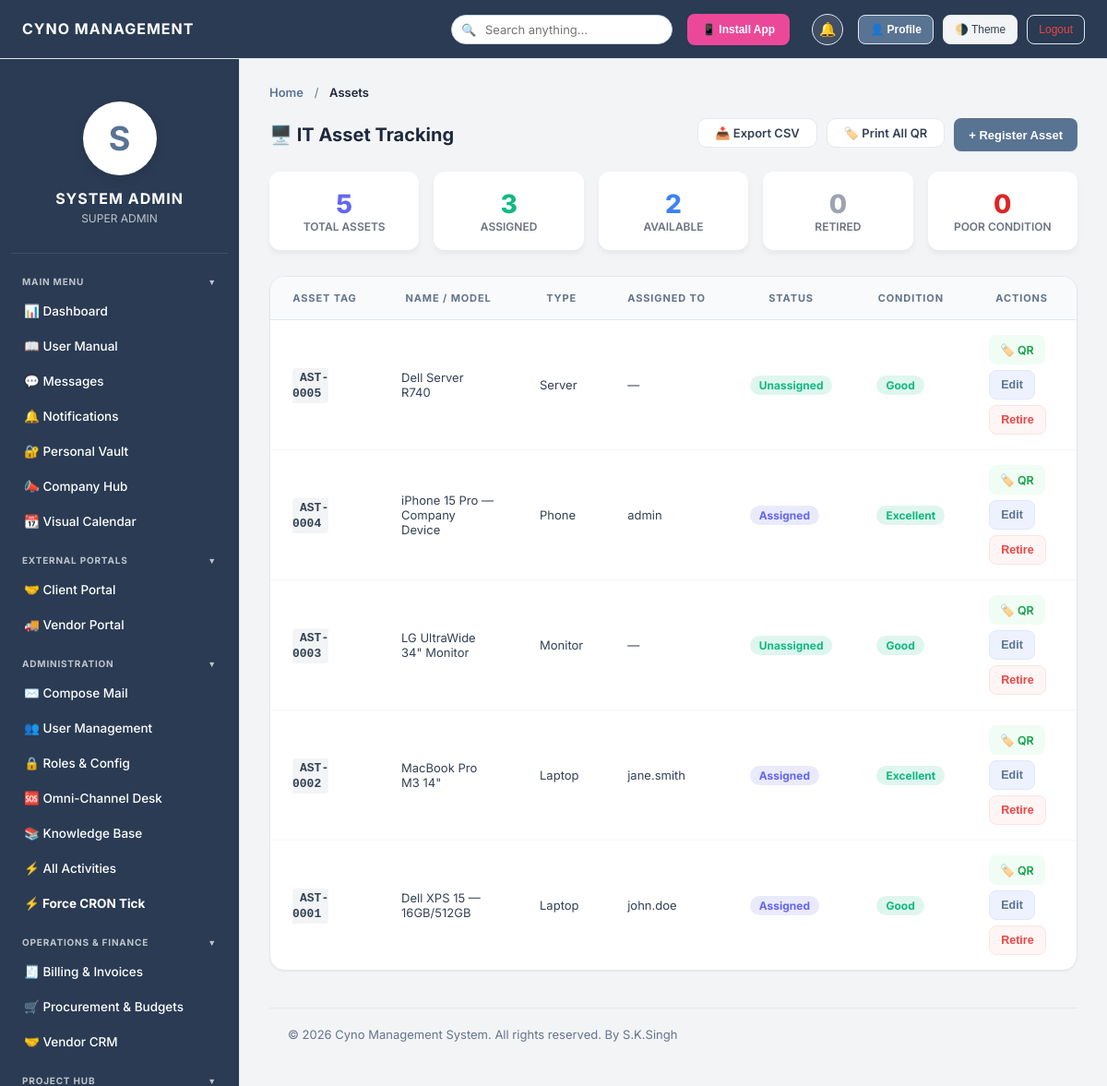
The app's page /assets.php (signed in) with its own data.
### tables this page shows
CREATE TABLE assets (
        id INTEGER PRIMARY KEY AUTOINCREMENT,
        asset_tag TEXT UNIQUE NOT NULL,
        name TEXT NOT NULL,
        type TEXT NOT NULL,
        assigned_to TEXT,
        status TEXT DEFAULT 'Unassigned',
        condition TEXT DEFAULT 'Good',
        registered_at DATETIME DEFAULT CURRENT_TIMESTAMP
    , branch_id TEXT DEFAULT 'Global HQ');

### includes/db.php (called while the page is built, shortened)
<?php
function hasPermission($pdo, $permission_key) {
    if (in_array($_SESSION['role'], ['Admin', 'Super Admin']) || $_SESSION['role'] === 'Super Admin') return true;
    return false;
}

### assets.php (the view, shortened to what this page needs)
<?php
require_once 'includes/db.php';
require_once 'includes/header.php';
require_once 'includes/sidebar.php';
$canCreateAssets = hasPermission($pdo, 'create_assets');
$canEditAssets   = hasPermission($pdo, 'edit_assets');
$canDeleteAssets   = hasPermission($pdo, 'delete_assets');
$isAdmin = (in_array($_SESSION['role'], ['Admin', 'Super Admin']) || $_SESSION['role'] === 'Manager');
if ($isAdmin) {
    $assets = $pdo->query("SELECT * FROM assets ORDER BY id DESC")->fetchAll(PDO::FETCH_ASSOC);
} else {
    $myBranch = $pdo->query("SELECT branch_id FROM users WHERE login_id = '{$_SESSION['login_id']}'")->fetchColumn() ?: 'Global HQ';
    $stmt = $pdo->prepare("SELECT * FROM assets WHERE branch_id = ? ORDER BY id DESC");
    $stmt->execute([$myBranch]);
    $assets = $stmt->fetchAll(PDO::FETCH_ASSOC);
}
$stats = $pdo->query("
    SELECT
        COUNT(*) AS total,
        SUM(CASE WHEN status='Assigned' THEN 1 ELSE 0 END) AS assigned,
        SUM(CASE WHEN status='Unassigned' THEN 1 ELSE 0 END) AS available,
        SUM(CASE WHEN status='Retired' THEN 1 ELSE 0 END) AS retired,
        SUM(CASE WHEN `condition`='Poor' OR `condition`='Damaged' THEN 1 ELSE 0 END) AS needs_attention
    FROM assets
")->fetch(PDO::FETCH_ASSOC);
?>
<div class="content-section active">
    <div class="section-header">
        <h2>🖥️ IT Asset Tracking</h2>
        <div style="display:flex;gap:10px;">
            <a href="controllers/export_csv.php?table=assets" class="view-button" style="text-decoration:none;padding:10px 18px;border-radius:10px;background:var(--bg-card);border:1px solid var(--border-card);font-size:13px;font-weight:600;color:var(--text-body);">📥 Export CSV</a>
            <a href="controllers/asset_qr.php?all=1" target="_blank" class="view-button" style="text-decoration:none;padding:10px 18px;border-radius:10px;background:var(--bg-card);border:1px solid var(--border-card);font-size:13px;font-weight:600;color:var(--text-body);">🏷️ Print All QR</a>
            <?php if($canCreateAssets): ?>
            <button class="add-button" onclick="openAssetModal()">+ Register Asset</button>
            <?php endif; ?>
        </div>
    </div>
    <div style="display:grid; grid-template-columns:repeat(auto-fill, minmax(160px,1fr)); gap:16px; margin-bottom:28px;">
        <div style="background:white; border-radius:12px; padding:18px; box-shadow:0 4px 6px rgba(0,0,0,0.05);  text-align:center;">
            <div style="font-size:28px; font-weight:800; color:#6366f1;"><?= $stats['total'] ?></div>
            <div style="font-size:12px; color:#6b7280; font-weight:600; text-transform:uppercase;">Total Assets</div>
        </div>
        <div style="background:white; border-radius:12px; padding:18px; box-shadow:0 4px 6px rgba(0,0,0,0.05);  text-align:center;">
            <div style="font-size:28px; font-weight:800; color:#10b981;"><?= $stats['assigned'] ?></div>
            <div style="font-size:12px; color:#6b7280; font-weight:600; text-transform:uppercase;">Assigned</div>
        </div>
        <div style="background:white; border-radius:12px; padding:18px; box-shadow:0 4px 6px rgba(0,0,0,0.05);  text-align:center;">
            <div style="font-size:28px; font-weight:800; color:#3b82f6;"><?= $stats['available'] ?></div>
            <div style="font-size:12px; color:#6b7280; font-weight:600; text-transform:uppercase;">Available</div>
        </div>
        <div style="background:white; border-radius:12px; padding:18px; box-shadow:0 4px 6px rgba(0,0,0,0.05);  text-align:center;">
            <div style="font-size:28px; font-weight:800; color:#9ca3af;"><?= $stats['retired'] ?></div>
            <div style="font-size:12px; color:#6b7280; font-weight:600; text-transform:uppercase;">Retired</div>
        </div>
        <div style="background:white; border-radius:12px; padding:18px; box-shadow:0 4px 6px rgba(0,0,0,0.05);  text-align:center;">
            <div style="font-size:28px; font-weight:800; color:#dc2626;"><?= $stats['needs_attention'] ?></div>
            <div style="font-size:12px; color:#6b7280; font-weight:600; text-transform:uppercase;">Poor Condition</div>
        </div>
    </div>
    <div class="data-table">
        <table>
            <thead>
                <tr>
                    <th>Asset Tag</th>
                    <th>Name / Model</th>
                    <th>Type</th>
                    <th>Assigned To</th>
                    <th>Status</th>
                    <th>Condition</th>
                    <?php if($isAdmin): ?><th>Actions</th><?php endif; ?>
                </tr>
            </thead>
            <tbody>
                <?php foreach($assets as $a):
                    $statusColor = $a['status'] === 'Assigned' ? '#6366f1' : ($a['status'] === 'Retired' ? '#9ca3af' : '#10b981');
                    $condColor   = in_array($a['condition'], ['Poor', 'Damaged']) ? '#dc2626' : ($a['condition'] === 'Fair' ? '#f59e0b' : '#10b981');
                ?>
                <tr>
                    <td><code style="background:#f3f4f6; padding:3px 8px; border-radius:4px; font-weight:700;"><?= htmlspecialchars($a['asset_tag']) ?></code></td>
                    <td><?= htmlspecialchars($a['name']) ?></td>
                    <td><?= htmlspecialchars($a['type']) ?></td>
                    <td><?= htmlspecialchars($a['assigned_to'] ?: '—') ?></td>
                    <td><span style="background:<?= $statusColor ?>22; color:<?= $statusColor ?>; padding:3px 10px; border-radius:12px; font-size:12px; font-weight:700;"><?= htmlspecialchars($a['status']) ?></span></td>
                    <td><span style="background:<?= $condColor ?>22; color:<?= $condColor ?>; padding:3px 10px; border-radius:12px; font-size:12px; font-weight:700;"><?= htmlspecialchars($a['condition']) ?></span></td>
                    <?php if($canEditAssets || $canDeleteAssets): ?>
                    <td class="action-buttons">
                        <a href="controllers/asset_qr.php?id=<?= $a['id'] ?>" target="_blank" class="edit-button" style="text-decoration:none;background:#f0fdf4;color:#16a34a;border:none;">🏷️ QR</a>
                        <?php if($canEditAssets): ?>
                        <button class="edit-button" onclick='editAsset(<?= json_encode($a) ?>)'>Edit</button>
                        <?php endif; ?>
                        <?php if($canDeleteAssets): ?>
                        <form method="POST" action="controllers/delete_asset.php" style="display:inline;" onsubmit="return confirm('Retire this asset from the registry?')">
                            <button type="submit" class="delete-button">Retire</button>
                        </form>
                        <?php endif; ?>
                    </td>
                    <?php endif; ?>
                </tr>
                <?php endforeach; ?>
            </tbody>
        </table>
    </div>
</div>
<?php require_once 'includes/footer.php'; ?>

### assets/css/style.css (style rules this page uses)
:root { --bg-body: #f3f4f6; --bg-header: #2a3b53; --bg-sidebar: #2a3b53; --bg-main: #f3f4f6; --bg-card: #ffffff; --bg-hover: rgba(255, 255, 255, 0.1); --border-card: #e2e8f0; --text-heading: #1e293b; --text-body: #334155; --text-muted: #64748b; --input-bg: #ffffff; --input-border: #cbd5e1; --table-header: #f8fafc; --primary-color: #597393; --primary-hover: #475f7e; --primary-light: rgba(255, 255, 255, 0.15); --success: #10b981; --warning: #f59e0b; --danger: #ef4444; --modal-overlay: rgba(15,23,42,0.6); --shadow-xs: 0 1px 2px 0 rgba(0, 0, 0, 0.05); --shadow-sm: 0 4px 6px -1px rgba(0, 0, 0, 0.05), 0 2px 4px -2px rgba(0, 0, 0, 0.05); --shadow-soft: 0 10px 25px -5px rgba(0, 0, 0, 0.05), 0 8px 10px -6px rgba(0, 0, 0, 0.05); --radius-sm: 8px; --radius-md: 12px; --radius-lg: 16px; --sidebar-w: 260px; --header-h: 64px; }
*, *::before, *::after { margin:0; padding:0; box-sizing:border-box; }
html { font-size:14px; -webkit-font-smoothing:antialiased; }
body { font-family:'Inter',system-ui,sans-serif; background:var(--bg-body); color:var(--text-body); min-height:100vh; overflow:hidden; }
h1,h2,h3,h4,h5,h6 { font-weight:600; color:var(--text-heading); line-height:1.3; }
a { color:var(--primary-color); text-decoration:none; }
.content-section.active { display:block; }
.section-header, .header-action { display:flex; justify-content:space-between; align-items:center; margin-bottom:22px; }
.section-header h2, .header-action h2 { font-size:20px; font-weight:700; color:var(--text-heading); margin:0; }
.add-button, .btn-primary, .btn, button.submit, .submit { display:inline-flex; align-items:center; gap:6px; height:36px; padding:0 16px; background:var(--primary-color); color:#fff; border:none; border-radius:var(--radius-sm); font-size:13px; font-weight:600; cursor:pointer; transition:background .2s, transform .1s, box-shadow .2s; white-space:nowrap; box-shadow:var(--shadow-xs); }
.btn-outline, .view-button, .edit-button, .delete-button { display:inline-flex; align-items:center; gap:5px; height:32px; padding:0 12px; border-radius:var(--radius-sm); font-size:12.5px; font-weight:600; cursor:pointer; transition:all .2s ease; border:1px solid var(--border-card); background:var(--bg-card); color:var(--text-body); text-decoration:none; white-space:nowrap; }
.view-button { color:var(--success); border-color:#d1fae5; background:#f0fdf4; }
.edit-button { color:var(--primary-color); border-color:#e0e7ff; background:#eef2ff; }
.delete-button { color:var(--danger); border-color:#fee2e2; background:#fff5f5; }
.action-buttons { display:flex; gap:6px; align-items:center; flex-wrap:wrap; }
.data-table { background:var(--bg-card); border:1px solid var(--border-card); border-radius:var(--radius-lg); overflow-x:auto; overflow-y:hidden; margin-bottom:24px; box-shadow:var(--shadow-xs); }
.data-table table { width:100%; border-collapse: separate; border-spacing: 0; min-width:800px; }
.data-table th { background:var(--table-header); padding:16px 24px; font-size:11px; font-weight:700; text-transform:uppercase; letter-spacing:.08em; color:var(--text-muted); border-bottom:1px solid var(--border-card); white-space:nowrap; }
.data-table td { padding:16px 24px; font-size:13px; color:var(--text-body); border-bottom:1px solid rgba(0,0,0,0.03); vertical-align:middle; }
.data-table tbody tr { transition:background .15s ease, transform .15s ease; border-radius: 8px; }
.data-table tbody tr:last-child td { border-bottom:none; }
.content-section.active { animation: fadeInUp .35s ease-out; }

### records on screen
assets: asset_tag "AST-0005", name "Dell Server R740", type "Server", assigned_to "—", status "Unassigned", condition "Good"
assets: asset_tag "AST-0004", name "iPhone 15 Pro — Company Device", type "Phone", assigned_to "admin", status "Assigned", condition "Excellent"
assets: asset_tag "AST-0003", name "LG UltraWide 34\" Monitor", type "Monitor", assigned_to "—", status "Unassigned", condition "Good"
assets: asset_tag "AST-0002", name "MacBook Pro M3 14\"", type "Laptop", assigned_to "jane.smith", status "Assigned", condition "Excellent"
assets: asset_tag "AST-0001", name "Dell XPS 15 — 16GB/512GB", type "Laptop", assigned_to "john.doe", status "Assigned", condition "Good"

### other values on screen
$GLOBAL_SETTINGS['company_name'] "CYNO MANAGEMENT"
substr($_SESSION['name'],0,1) "S"
$_SESSION['name'] "SYSTEM ADMIN"
$_SESSION['role'] "SUPER ADMIN"
$pageTitle "Assets"
$stats['total'] "5"
$stats['assigned'] "3"
$stats['available'] "2"
$stats['retired'] "0"
$stats['needs_attention'] "0"
